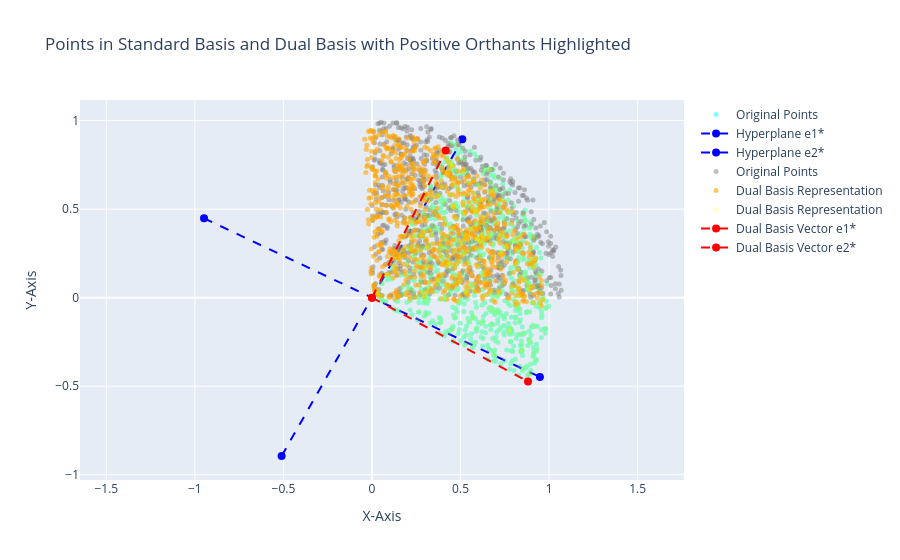

The cell this chart's notebook holds for it:
### Code cell
# Define figure
fig = go.Figure()
fig.update_layout(
    title="Points in Standard Basis and Dual Basis with Positive Orthants Highlighted",
    xaxis=dict(scaleanchor="y", title="X-Axis"),
    yaxis=dict(title="Y-Axis"),
    showlegend=True,
)


# Plot Original Points
positive_original_points = original_points[
    :, (transformed_points[0] > 0) & (transformed_points[1] > 0)
]
fig.add_trace(
    go.Scatter(
        x=positive_original_points[0],
        y=positive_original_points[1],
        mode="markers",
        marker=dict(size=5, color="cyan", opacity=0.5),
        name="Original Points",
    )
)

# Plot hyperplanes
for i, label in enumerate(["e1*", "e2*"]):
    # Extract the dual basis vector
    hyperplane = transformation_matrix[:, i]

    # Compute the starting and ending points
    start_point = -hyperplane  # Starting at x_0
    end_point = hyperplane  # Offset by the dual basis vector

    # Plot the vector
    fig.add_trace(
        go.Scatter(
            x=[start_point[0], end_point[0]],
            y=[start_point[1], end_point[1]],
            mode="lines+markers",
            marker=dict(size=8, color="blue"),
            line=dict(width=2, dash="dash", color="blue"),
            name=f"Hyperplane {label}",
        )
    )
# Plot transformed Points
positive_transformed_points = transformed_points[
    :, (transformed_points[0] > 0) & (transformed_points[1] > 0)
]
fig.add_trace(
    go.Scatter(
        x=positive_transformed_points[0],
        y=positive_transformed_points[1],
        mode="markers",
        marker=dict(size=5, color="grey", opacity=0.5),
        name="Original Points",
    )
)

dual_representation = np.dot(dual_basis_vectors, original_points) + x_0
positive_dual_representation = dual_representation[
    :, (transformed_points[0] > 0) & (transformed_points[1] > 0)
]
fig.add_trace(
    go.Scatter(
        x=positive_dual_representation[0, :],
        y=positive_dual_representation[1, :],
        mode="markers",
        marker=dict(size=5, color="orange", opacity=0.6),
        name="Dual Basis Representation",
    )
)


dual_representation = np.dot(dual_basis_vectors, transformed_points) + x_0
positive_dual_representation = dual_representation[
    :, (transformed_points[0] > 0) & (transformed_points[1] > 0)
]
fig.add_trace(
    go.Scatter(
        x=positive_dual_representation[0, :],
        y=positive_dual_representation[1, :],
        mode="markers",
        marker=dict(size=5, color="yellow", opacity=0.2),
        name="Dual Basis Representation",
    )
)


# Plot Dual Basis Vectors offset by x_0
for i, label in enumerate(["e1*", "e2*"]):
    # Extract the dual basis vector
    dual_vector = dual_basis_vectors[:, i]

    # Compute the starting and ending points
    start_point = x_0.flatten()  # Starting at x_0
    end_point = start_point + dual_vector  # Offset by the dual basis vector

    # Plot the vector
    fig.add_trace(
        go.Scatter(
            x=[start_point[0], end_point[0]],
            y=[start_point[1], end_point[1]],
            mode="lines+markers",
            marker=dict(size=8, color="red"),
            line=dict(width=2, dash="dash", color="red"),
            name=f"Dual Basis Vector {label}",
        )
    )

fig.show()

### Figure 1 — Plotly figure (JSON) as saved in the notebook; plotly's stock layout.template omitted (floating-point values rounded to 4 significant figures; data arrays with more than 128 entries replaced by an {"elided": "..."} marker saying what was removed)
{"data": [{"marker": {"color": "cyan", "opacity": 0.5, "size": 5}, "mode": "markers", "name": "Original Points", "type": "scatter", "x": {"elided": "783 float values"}, "y": {"elided": "783 float values"}}, {"line": {"color": "blue", "dash": "dash", "width": 2}, "marker": {"color": "blue", "size": 8}, "mode": "lines+markers", "name": "Hyperplane e1*", "type": "scatter", "x": [-0.5102, 0.5102], "y": [-0.894, 0.894]}, {"line": {"color": "blue", "dash": "dash", "width": 2}, "marker": {"color": "blue", "size": 8}, "mode": "lines+markers", "name": "Hyperplane e2*", "type": "scatter", "x": [-0.9483, 0.9483], "y": [0.4481, -0.4481]}, {"marker": {"color": "grey", "opacity": 0.5, "size": 5}, "mode": "markers", "name": "Original Points", "type": "scatter", "x": {"elided": "783 float values"}, "y": {"elided": "783 float values"}}, {"marker": {"color": "orange", "opacity": 0.6, "size": 5}, "mode": "markers", "name": "Dual Basis Representation", "type": "scatter", "x": {"elided": "783 float values"}, "y": {"elided": "783 float values"}}, {"marker": {"color": "yellow", "opacity": 0.2, "size": 5}, "mode": "markers", "name": "Dual Basis Representation", "type": "scatter", "x": {"elided": "783 float values"}, "y": {"elided": "783 float values"}}, {"line": {"color": "red", "dash": "dash", "width": 2}, "marker": {"color": "red", "size": 8}, "mode": "lines+markers", "name": "Dual Basis Vector e1*", "type": "scatter", "x": [0, 0.4163], "y": [0, 0.8306]}, {"line": {"color": "red", "dash": "dash", "width": 2}, "marker": {"color": "red", "size": 8}, "mode": "lines+markers", "name": "Dual Basis Vector e2*", "type": "scatter", "x": [0, 0.881], "y": [0, -0.474]}], "layout": {"showlegend": true, "title": {"text": "Points in Standard Basis and Dual Basis with Positive Orthants Highlighted"}, "xaxis": {"scaleanchor": "y", "title": {"text": "X-Axis"}}, "yaxis": {"title": {"text": "Y-Axis"}}}}
